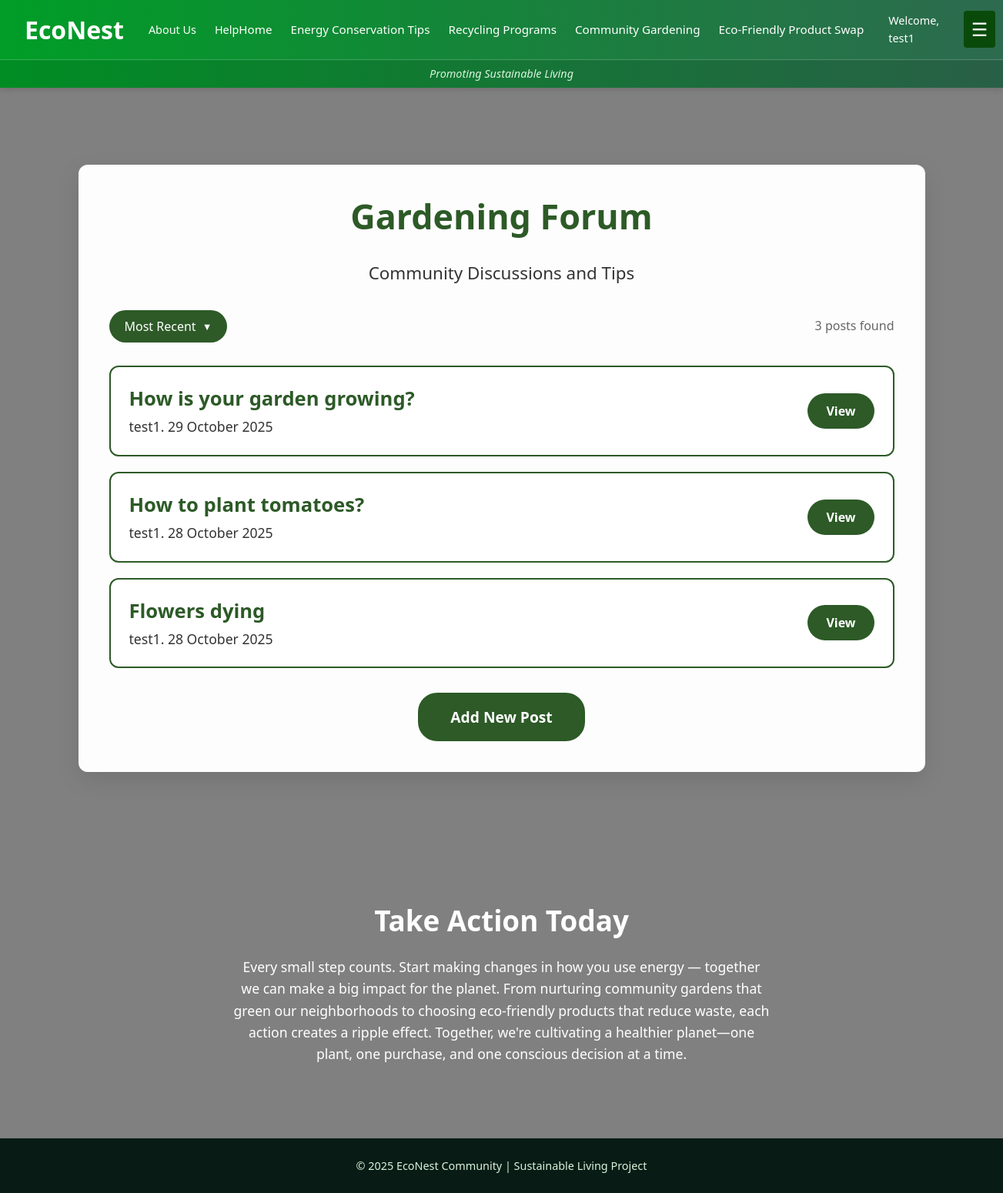
The app's page /communitygardening/sharegardeningtip/sharegardeningtip.php (signed in) with its own data.
### tables this page shows
CREATE TABLE `gardeningtips` (
  `tip_id` int(11) NOT NULL,
  `user_id` int(11) NOT NULL,
  `title` varchar(255) NOT NULL,
  `content` text NOT NULL,
  `created_at` timestamp NOT NULL DEFAULT current_timestamp()
);

CREATE TABLE `user` (
  `user_id` int(11) NOT NULL,
  `user_name` varchar(255) NOT NULL,
  `user_email` varchar(50) NOT NULL,
  `user_phone` varchar(255) NOT NULL,
  `user_password` varchar(255) NOT NULL,
  `user_firstname` varchar(100) NOT NULL,
  `user_lastname` varchar(100) NOT NULL
);

### communitygardening/sharegardeningtip/sharegardeningtip.php (the view, shortened to what this page needs)
<?php
include "../../header.php";
include "../../conn.php";
$filter = isset($_GET['filter']) ? $_GET['filter'] : 'recent';
$posts = [];
$sql = "SELECT g.*, u.user_name,
        (SELECT COUNT(*) FROM post_likes WHERE tip_id = g.tip_id) as like_count
        FROM gardeningtips g
        JOIN user u ON g.user_id = u.user_id ";
switch($filter) {
    default:
        $sql .= " ORDER BY g.created_at DESC";
        break;
}
$stmt = mysqli_prepare($dbConn, $sql);
mysqli_stmt_execute($stmt);
$result = mysqli_stmt_get_result($stmt);
if ($result && mysqli_num_rows($result) > 0) {
    while ($row = mysqli_fetch_assoc($result)) {
        $posts[] = $row;
    }
}
?>
<!DOCTYPE html>
<html lang="en">
<head>
    <link rel="stylesheet" href="sharegardeningtip.css">
</head>
<body>
    <section class="ForumSection">
        <h3>Gardening Forum</h3>
        <p class="ForumDesc">Community Discussions and Tips</p>
        <div class="filter-section">
            <div class="filter-dropdown">
                <button class="filter-button" onclick="toggleFilter()">
                    <?php
                    $filterLabels = [
                        'recent' => 'Most Recent',
                        'top_liked' => 'Top Liked',
                        'my_posts' => 'My Posts'
                    ];
                    echo $filterLabels[$filter] ?? 'Filter Posts';
                    ?>
                </button>
            </div>
            <div class="post-count">
                <?php echo count($posts); ?> post<?php echo count($posts) !== 1 ? 's' : ''; ?> found
            </div>
        </div>
        <?php if (!empty($posts)): ?>
            <?php foreach ($posts as $post): ?>
                <article class="Post" onclick="viewPost(<?php echo $post['tip_id']; ?>)">
                    <div>
                        <h4><?php echo htmlspecialchars($post['title']); ?></h4>
                        <p><?php echo htmlspecialchars($post['user_name']); ?>.
                           <?php echo date('j F Y', strtotime($post['created_at'])); ?>
                        </p>
                    </div>
                    <button type="button" class="viewButton">View</button>
                </article>
            <?php endforeach; ?>
        <?php endif; ?>
        <div class="newpost">
            <button type="button" class="newpostButton" onclick="openPostForm()">Add New Post</button>
        </div>
    </section>
<?php include "../../footer.php"?>
</body>
</html>

### communitygardening/sharegardeningtip/sharegardeningtip.css (style rules this page uses)
* { margin: 0; padding: 0; box-sizing: border-box; font-family: 'Segoe UI', Tahoma, Geneva, Verdana, sans-serif; }
:root { --primary-color: #2d5a27; --secondary-color: #4a7c59; --text-color: #333; --background-color: #fff; --spacing-xs: 0.5rem; --spacing-sm: 1rem; --spacing-md: 1.5rem; --spacing-lg: 2rem; --spacing-xl: 3rem; --border-radius: 12px; }
body { background-color: grey; display: flex; justify-content: center; align-items: center; width: 100%; overflow-x: hidden; flex-direction: column; line-height: 1.6; }
.ForumSection { background: rgba(255, 255, 255, 0.98); border-radius: var(--border-radius); width: min(95%, 1100px); overflow: hidden; padding: clamp(1.5rem, 4vw, 2.5rem); margin: 100px; box-shadow: 0 10px 30px rgba(0, 0, 0, 0.1); }
.ForumSection h3 { font-size: clamp(1.8rem, 5vw, 2.8rem); margin-bottom: clamp(1.5rem, 4vw, 2rem); color: var(--primary-color); text-align: center; line-height: 1.2; word-wrap: break-word; overflow-wrap: break-word; }
.ForumDesc { display: block; font-size: clamp(1rem, 3vw, 1.4rem); font-weight: normal; color: var(--text-color); text-align: center; margin-bottom: clamp(1.5rem, 4vw, 2rem); line-height: 1.4; word-wrap: break-word; }
.ForumSection article { background: var(--background-color); border-radius: var(--border-radius); padding: clamp(1rem, 3vw, 1.5rem); transition: all 0.3s ease; display: flex; align-items: center; justify-content: space-between; border: 2px solid var(--primary-color); margin-bottom: clamp(1rem, 3vw, 1.25rem); cursor: pointer; gap: clamp(0.75rem, 2vw, 1rem); width: 100%; min-width: 0; }
.ForumSection article > div { flex: 1; min-width: 0; }
.ForumSection article h4 { font-size: clamp(1.1rem, 3vw, 1.6rem); color: var(--primary-color); margin-bottom: 0.5rem; line-height: 1.3; word-wrap: break-word; overflow-wrap: break-word; hyphens: auto; }
.ForumSection article p { font-size: clamp(0.85rem, 2.5vw, 1.1rem); color: var(--text-color); margin-bottom: 0; line-height: 1.4; word-wrap: break-word; }
.viewButton { background: var(--primary-color); color: white; border: none; padding: clamp(0.5rem, 2vw, 0.75rem) clamp(1rem, 3vw, 1.5rem); font-weight: bold; border-radius: 25px; cursor: pointer; transition: all 0.3s ease; display: flex; align-items: center; justify-content: center; gap: 0.5rem; font-size: clamp(0.8rem, 2vw, 1rem); white-space: nowrap; flex-shrink: 0; min-height: 44px; }
.newpost { text-align: center; margin-top: clamp(1.5rem, 4vw, 2rem); }
.newpostButton { background: var(--primary-color); color: white; border: 2px solid var(--primary-color); padding: clamp(0.75rem, 2vw, 1rem) clamp(1.5rem, 4vw, 2.5rem); cursor: pointer; border-radius: 25px; font-size: clamp(1rem, 2.5vw, 1.2rem); font-weight: bold; transition: all 0.3s ease; display: inline-block; min-height: 50px; min-width: 140px; }
html { -webkit-text-size-adjust: 100%; text-size-adjust: 100%; }
body { -webkit-font-smoothing: antialiased; -moz-osx-font-smoothing: grayscale; }
.ForumSection { min-width: 0; }
.ForumSection article > div { overflow: hidden; }
.filter-section { display: flex; justify-content: space-between; align-items: center; margin-bottom: 30px; flex-wrap: wrap; gap: 15px; }
.filter-dropdown { position: relative; display: inline-block; }
.filter-button { background: #2d5a27; color: white; border: none; padding: 10px 20px; border-radius: 25px; cursor: pointer; font-size: 1rem; font-weight: 500; display: flex; align-items: center; gap: 8px; transition: all 0.3s ease; }
.filter-button::after { content: '▼'; font-size: 0.8em; }
.post-count { color: #666; font-size: 1rem; }

### header.php (style rules this page uses)
:root { --green-dark: #009d27; --green-mid: #2d6a4f; --green-deep: #094a0a; --green-light: #95d5b2; --white: #ffffff; }

### records on screen
gardeningtips: title "How is your garden growing?", user.user_name "test1", created_at "29 October 2025"
gardeningtips: title "How to plant tomatoes?", user.user_name "test1", created_at "28 October 2025"
gardeningtips: title "Flowers dying", user.user_name "test1", created_at "28 October 2025"

### other values on screen
$_SESSION['user_name'] "test1"
$filterLabels[$filter] "Most Recent"
count($posts) "3"
